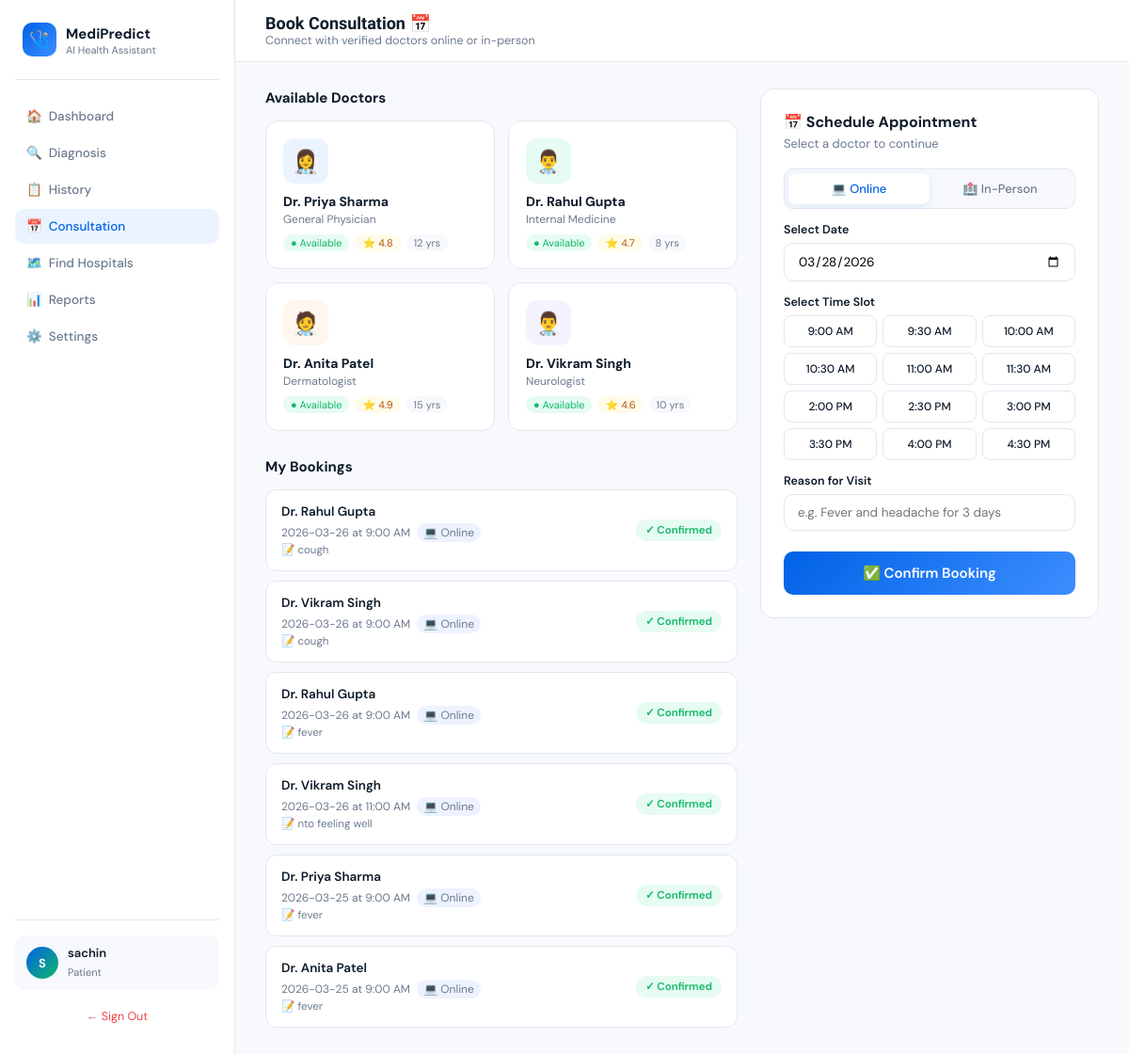
/consultation (signed in), run on an earlier commit of the app's database.
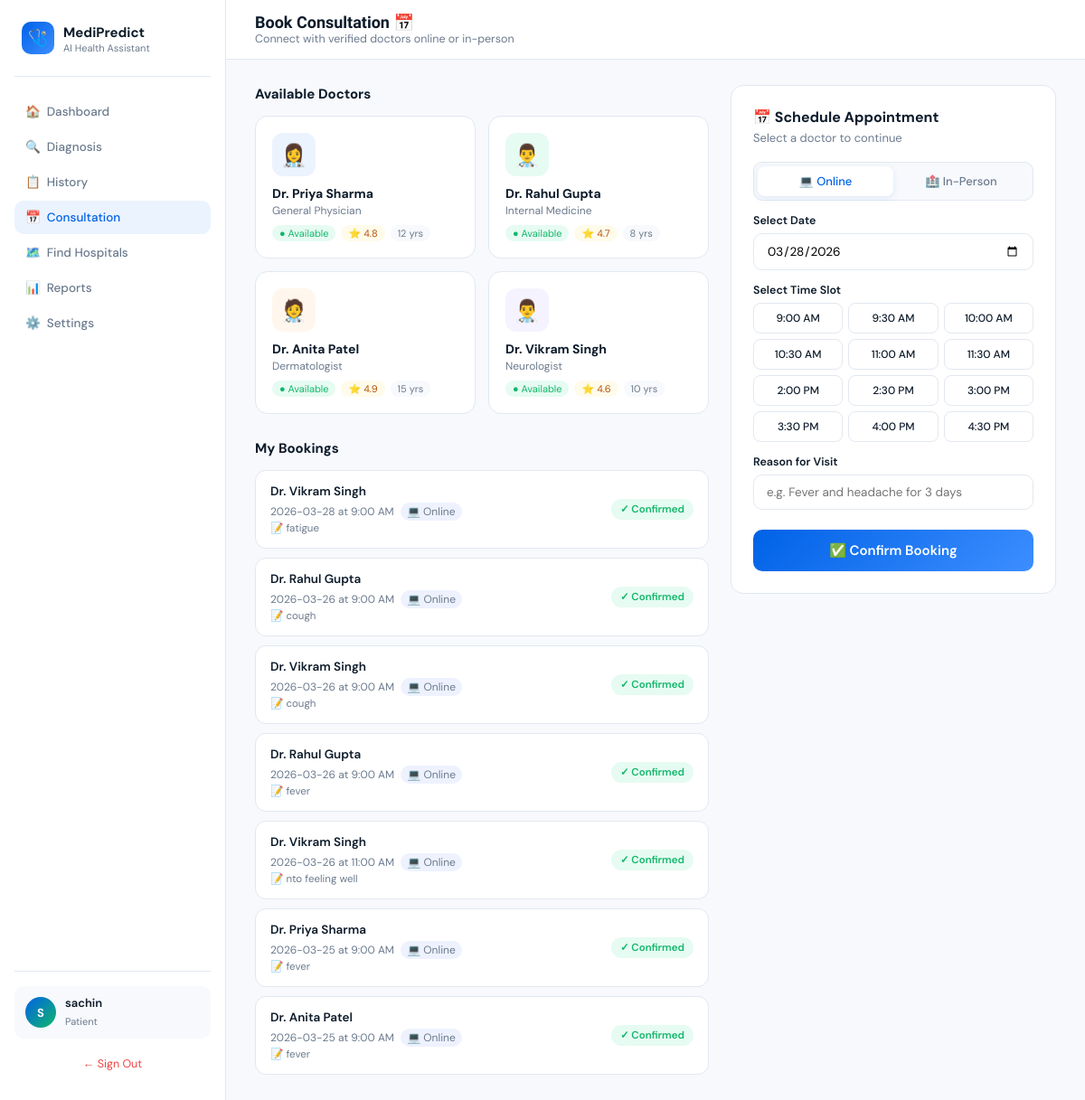
And on a later commit of the database.
### models.py (models this page shows)
class Booking(db.Model):
    __tablename__ = 'bookings'
    id         = db.Column(db.Integer,    primary_key=True)
    booking_id = db.Column(db.String(20), unique=True, nullable=False)
    user_id    = db.Column(db.Integer,    db.ForeignKey('users.id'), nullable=False)
    doctor     = db.Column(db.String(100))
    date       = db.Column(db.String(20))
    time       = db.Column(db.String(20))
    type       = db.Column(db.String(20))
    status     = db.Column(db.String(20), default='confirmed')
    reason     = db.Column(db.Text)
    created_at = db.Column(db.DateTime,  default=datetime.utcnow)
    user = db.relationship('User', backref=db.backref('bookings', lazy=True))
    def to_dict(self):
        return {
            "booking_id": self.booking_id,
            "doctor":     self.doctor  or "",
            "date":       self.date    or "",
            "time":       self.time    or "",
            "type":       self.type    or "",
            "status":     self.status  or "confirmed",
            "reason":     self.reason  or "",
        }

### app.py (the view)
@app.route("/consultation")
@login_required
def consultation_page():
    user     = current_user()
    bookings = (Booking.query.filter_by(user_id=user.id)
                .order_by(Booking.created_at.desc()).all())
    return render_template("consultation.html",
                           username=user.username,
                           my_bookings=[b.to_dict() for b in bookings])

### app.py (called while the page is built)
def login_required(f):
    @wraps(f)
    def decorated(*args, **kwargs):
        if "user_id" not in session:
            return redirect(url_for("login"))
        user = current_user()
        if user and user.role == "patient":
            from flask import request as _req
            if _req.endpoint not in ("payment_page", "confirm_order", "logout"):
                if not user.paid:
                    return redirect(url_for("payment_page"))
                if user.expires_at and user.expires_at < datetime.datetime.utcnow():
                    user.paid = False
                    db.session.commit()
                    return redirect(url_for("payment_page"))
        return f(*args, **kwargs)
    return decorated

def current_user():
    uid = session.get("user_id")
    return User.query.get(uid) if uid else None

### templates/Consultation.html (shortened to what this page needs)
<!DOCTYPE html>
<html lang="en">
<head>
</head>
<body>
<div class="layout">
<aside class="sidebar">
  <div class="logo"><div class="logo-icon">🩺</div><div><strong>MediPredict</strong><span>AI Health Assistant</span></div></div>
  <nav>
    <a href="/">🏠&nbsp; Dashboard</a>
    <a href="/">🔍&nbsp; Diagnosis</a>
    <a href="/history">📋&nbsp; History</a>
    <a href="/consultation" class="active">📅&nbsp; Consultation</a>
    <a href="/hospitals">🗺️&nbsp; Find Hospitals</a>
    <a href="/reports">📊&nbsp; Reports</a>
    <a href="/settings">⚙️&nbsp; Settings</a>
  </nav>
  <div class="sidebar-footer">
    <div class="user-card">
      <div class="avatar" id="avatarInitial">U</div>
      <div class="user-info"><strong>{{ username }}</strong><span>Patient</span></div>
    </div>
    <a href="/logout" style="display:block;text-align:center;margin-top:12px;font-size:12.5px;color:#EF4444;text-decoration:none;padding:8px;border-radius:8px;">← Sign Out</a>
  </div>
</aside>
<main class="main">
  <div class="topbar">
    <div><h1>Book Consultation 📅</h1><p>Connect with verified doctors online or in-person</p></div>
  </div>
  <div class="content">
    <div class="consult-layout">
      <div>
        <div class="section-label">Available Doctors</div>
        <div class="doctors-grid" id="doctorsGrid"></div>
        <div class="section-label" style="margin-top:4px;">My Bookings</div>
        <div class="booking-list" id="myBookingsList">
          {% if my_bookings %}
            {% for b in my_bookings %}
            <div class="booking-item">
              <div class="bi-info">
                <strong>{{ b.doctor }}</strong>
                <span>
                  {{ b.date }} at {{ b.time }}
                  <span class="bi-type">{% if b.type == 'online' %}💻 Online{% else %}🏥 In-Person{% endif %}</span>
                </span>
                {% if b.reason %}
                <span style="display:block;font-size:11.5px;color:var(--text-muted);margin-top:2px;">📝 {{ b.reason }}</span>
                {% endif %}
              </div>
              <span class="bi-badge {{ b.status }}">✓ {{ b.status | title }}</span>
            </div>
            {% endfor %}
          {% else %}
            <p id="emptyNote" style="color:var(--text-muted);font-size:13.5px;padding:12px 0;">No bookings yet. Book your first consultation above.</p>
          {% endif %}
        </div>
      </div>
      <div>
        <div class="book-card">
          <div class="book-title">📅 Schedule Appointment</div>
          <div class="book-sub" id="selectedDocName">Select a doctor to continue</div>
          <div class="type-toggle">
            <button class="type-btn active" onclick="setType(this,'online')">💻 Online</button>
            <button class="type-btn" onclick="setType(this,'in-person')">🏥 In-Person</button>
          </div>
          <div class="form-group">
            <label>Select Date</label>
            <input type="date" id="bookDate">
          </div>
          <div class="form-group">
            <label>Select Time Slot</label>
            <div class="time-slots" id="timeSlots"></div>
          </div>
          <div class="form-group">
            <label>Reason for Visit</label>
            <input type="text" id="bookReason" placeholder="e.g. Fever and headache for 3 days">
          </div>
          <button class="book-btn" id="bookBtn" onclick="bookNow()">✅ Confirm Booking</button>
        </div>
      </div>
    </div>
  </div>
</main>
</div>
</body>
</html>

What changed in the data, as far as the page shows it:
added Booking: doctor "Dr. Vikram Singh", date "2026-03-28", time "9:00 AM", type "💻 Online", reason "fatigue", status "Confirmed"
